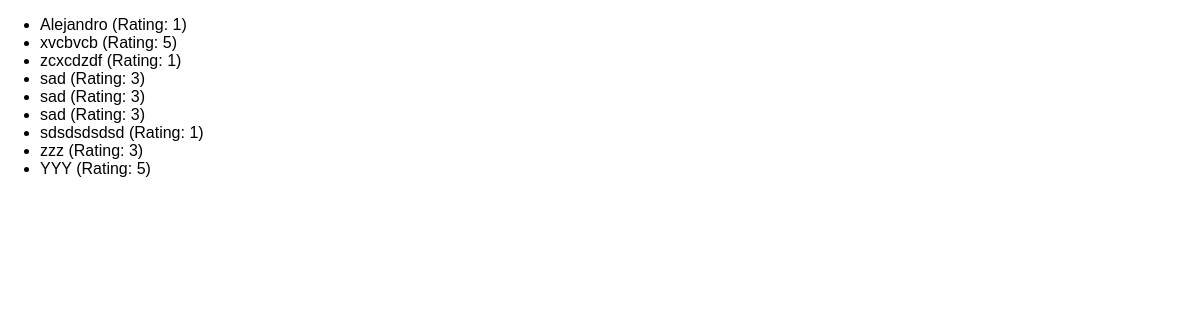
The app's page /reviews with its own data.
### reviews/models.py (models this page shows)
class Review(models.Model):
    user_name = models.CharField(max_length=100)
    review_text = models.TextField()
    rating = models.IntegerField()

### reviews/views.py (the view)
# urls.py: path("reviews",views.ReviewListView.as_view()),
class ReviewListView(ListView):
    template_name = "reviews/review_list.html"
    model = Review
    context_object_name = "reviews"

### reviews/templates/reviews/review_list.html (shortened to what this page needs)
{% extends "reviews/base.html" %}
{% block content %}
<ul>
    {% for review in reviews %}
        <li>
            {{ review.user_name }} (Rating: {{ review.rating }})
        </li>
    {% endfor %}
</ul>
{% endblock %}

### reviews/static/reviews/styles.css (style rules this page uses)
body { font-family: sans-serif; margin: 0; }

### records on screen
Review: user_name "Alejandro", rating "1"
Review: user_name "xvcbvcb", rating "5"
Review: user_name "zcxcdzdf", rating "1"
Review: user_name "sad", rating "3"
Review: user_name "sad", rating "3"
Review: user_name "sad", rating "3"
Review: user_name "sdsdsdsdsd", rating "1"
Review: user_name "zzz", rating "3"
Review: user_name "YYY", rating "5"
